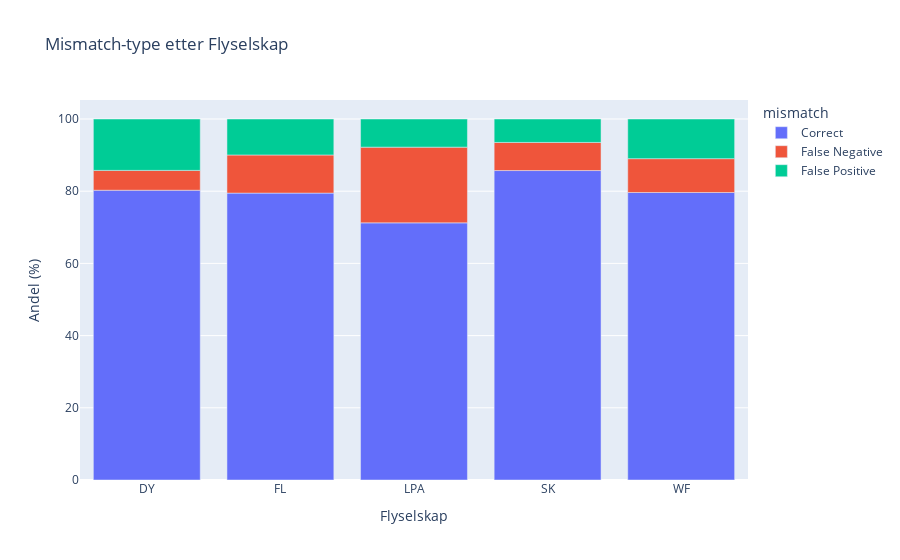

The notebook cell saved with this chart:
### Code cell
# Count how many rows (flights) per airline
airline_counts = df["airline"].value_counts()

# Keep only airlines with >100 rows
valid_airlines = airline_counts[airline_counts > 500].index

# Filter df and then compute means
df_filtered = df[df["airline"].isin(valid_airlines)]

df_group = df_filtered.groupby(["airline", "mismatch"]).size().reset_index(name="count")
df_total_group = df_filtered.groupby("airline").size().reset_index(name="total")

df_group = df_group.merge(df_total_group, on="airline")
df_group["percent"] = df_group["count"] / df_group["total"] * 100

px.bar(df_group, x="airline", y="percent", color="mismatch",
        title="Mismatch-type etter Flyselskap",
        labels={"airline": "Flyselskap", "percent": "Andel (%)"})

### Figure 1 — Plotly figure (JSON) as saved in the notebook; plotly's stock layout.template omitted (floating-point values rounded to 4 significant figures)
{"data": [{"alignmentgroup": "True", "hovertemplate": "mismatch=Correct<br>Flyselskap=%{x}<br>Andel (%)=%{y}<extra></extra>", "legendgroup": "Correct", "marker": {"color": "#636efa", "pattern": {"shape": ""}}, "name": "Correct", "offsetgroup": "Correct", "orientation": "v", "showlegend": true, "textposition": "auto", "type": "bar", "x": ["DY", "FL", "LPA", "SK", "WF"], "xaxis": "x", "y": [80.27, 79.47, 71.23, 85.72, 79.64], "yaxis": "y"}, {"alignmentgroup": "True", "hovertemplate": "mismatch=False Negative<br>Flyselskap=%{x}<br>Andel (%)=%{y}<extra></extra>", "legendgroup": "False Negative", "marker": {"color": "#EF553B", "pattern": {"shape": ""}}, "name": "False Negative", "offsetgroup": "False Negative", "orientation": "v", "showlegend": true, "textposition": "auto", "type": "bar", "x": ["DY", "FL", "LPA", "SK", "WF"], "xaxis": "x", "y": [5.5, 10.56, 20.97, 7.79, 9.368], "yaxis": "y"}, {"alignmentgroup": "True", "hovertemplate": "mismatch=False Positive<br>Flyselskap=%{x}<br>Andel (%)=%{y}<extra></extra>", "legendgroup": "False Positive", "marker": {"color": "#00cc96", "pattern": {"shape": ""}}, "name": "False Positive", "offsetgroup": "False Positive", "orientation": "v", "showlegend": true, "textposition": "auto", "type": "bar", "x": ["DY", "FL", "LPA", "SK", "WF"], "xaxis": "x", "y": [14.23, 9.967, 7.799, 6.492, 10.99], "yaxis": "y"}], "layout": {"barmode": "relative", "legend": {"title": {"text": "mismatch"}, "tracegroupgap": 0}, "title": {"text": "Mismatch-type etter Flyselskap"}, "xaxis": {"anchor": "y", "domain": [0, 1], "title": {"text": "Flyselskap"}}, "yaxis": {"anchor": "x", "domain": [0, 1], "title": {"text": "Andel (%)"}}}}
